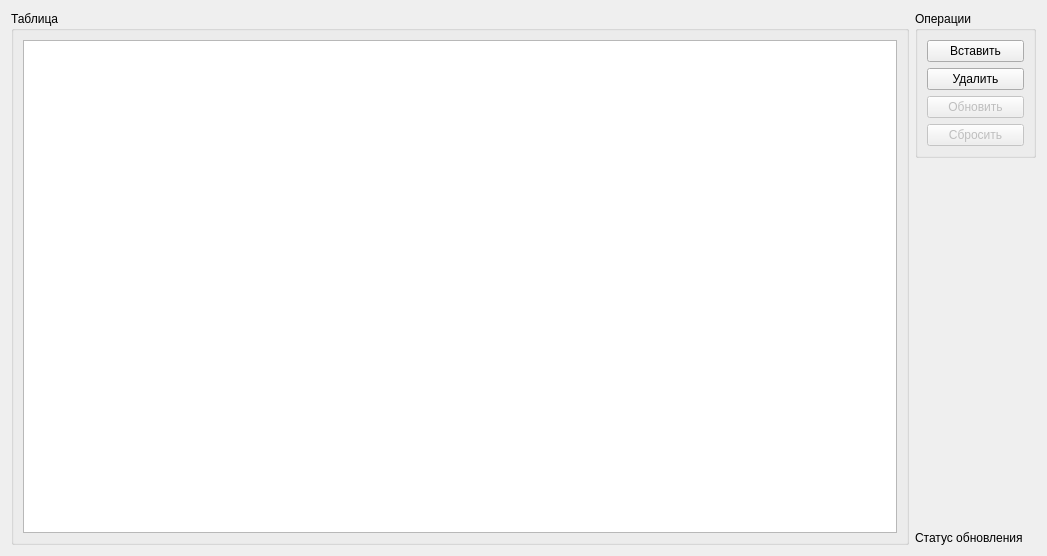
<?xml version="1.0" encoding="UTF-8"?>
<ui version="4.0">
 <class>TableWidget</class>
 <widget class="QWidget" name="TableWidget">
  <property name="geometry">
   <rect>
    <x>0</x>
    <y>0</y>
    <width>1047</width>
    <height>556</height>
   </rect>
  </property>
  <property name="windowTitle">
   <string>Таблица</string>
  </property>
  <layout class="QHBoxLayout" name="horizontalLayout_3">
   <item>
    <widget class="QGroupBox" name="table_group_box">
     <property name="sizePolicy">
      <sizepolicy hsizetype="Expanding" vsizetype="Expanding">
       <horstretch>0</horstretch>
       <verstretch>0</verstretch>
      </sizepolicy>
     </property>
     <property name="title">
      <string>Таблица</string>
     </property>
     <layout class="QHBoxLayout" name="horizontalLayout">
      <item>
       <widget class="QTableWidget" name="table">
        <property name="sizePolicy">
         <sizepolicy hsizetype="Preferred" vsizetype="Preferred">
          <horstretch>0</horstretch>
          <verstretch>0</verstretch>
         </sizepolicy>
        </property>
       </widget>
      </item>
     </layout>
    </widget>
   </item>
   <item>
    <layout class="QVBoxLayout" name="verticalLayout">
     <item>
      <widget class="QGroupBox" name="operations_group_box">
       <property name="sizePolicy">
        <sizepolicy hsizetype="Minimum" vsizetype="Minimum">
         <horstretch>0</horstretch>
         <verstretch>0</verstretch>
        </sizepolicy>
       </property>
       <property name="title">
        <string>Операции</string>
       </property>
       <layout class="QVBoxLayout" name="verticalLayout_2">
        <item>
         <widget class="QPushButton" name="insert_button">
          <property name="sizePolicy">
           <sizepolicy hsizetype="Minimum" vsizetype="Minimum">
            <horstretch>0</horstretch>
            <verstretch>0</verstretch>
           </sizepolicy>
          </property>
          <property name="text">
           <string>Вставить</string>
          </property>
         </widget>
        </item>
        <item>
         <widget class="QPushButton" name="delete_button">
          <property name="sizePolicy">
           <sizepolicy hsizetype="Minimum" vsizetype="Minimum">
            <horstretch>0</horstretch>
            <verstretch>0</verstretch>
           </sizepolicy>
          </property>
          <property name="text">
           <string>Удалить</string>
          </property>
         </widget>
        </item>
        <item>
         <widget class="QPushButton" name="update_button">
          <property name="enabled">
           <bool>false</bool>
          </property>
          <property name="sizePolicy">
           <sizepolicy hsizetype="Minimum" vsizetype="Minimum">
            <horstretch>0</horstretch>
            <verstretch>0</verstretch>
           </sizepolicy>
          </property>
          <property name="text">
           <string>Обновить</string>
          </property>
         </widget>
        </item>
        <item>
         <widget class="QPushButton" name="reset_button">
          <property name="enabled">
           <bool>false</bool>
          </property>
          <property name="text">
           <string>Сбросить</string>
          </property>
         </widget>
        </item>
       </layout>
      </widget>
     </item>
     <item>
      <spacer name="verticalSpacer">
       <property name="orientation">
        <enum>Qt::Vertical</enum>
       </property>
       <property name="sizeHint" stdset="0">
        <size>
         <width>20</width>
         <height>40</height>
        </size>
       </property>
      </spacer>
     </item>
     <item>
      <layout class="QHBoxLayout" name="horizontalLayout_2">
       <item>
        <widget class="QLabel" name="update_text_label">
         <property name="text">
          <string>Статус обновления</string>
         </property>
        </widget>
       </item>
       <item>
        <widget class="QLabel" name="update_label">
         <property name="text">
          <string/>
         </property>
         <property name="pixmap">
          <pixmap>:/images/imgs/ok.svg</pixmap>
         </property>
         <property name="alignment">
          <set>Qt::AlignCenter</set>
         </property>
        </widget>
       </item>
      </layout>
     </item>
    </layout>
   </item>
  </layout>
 </widget>
 <resources>
  <include location="../resources.qrc"/>
 </resources>
 <connections/>
</ui>
